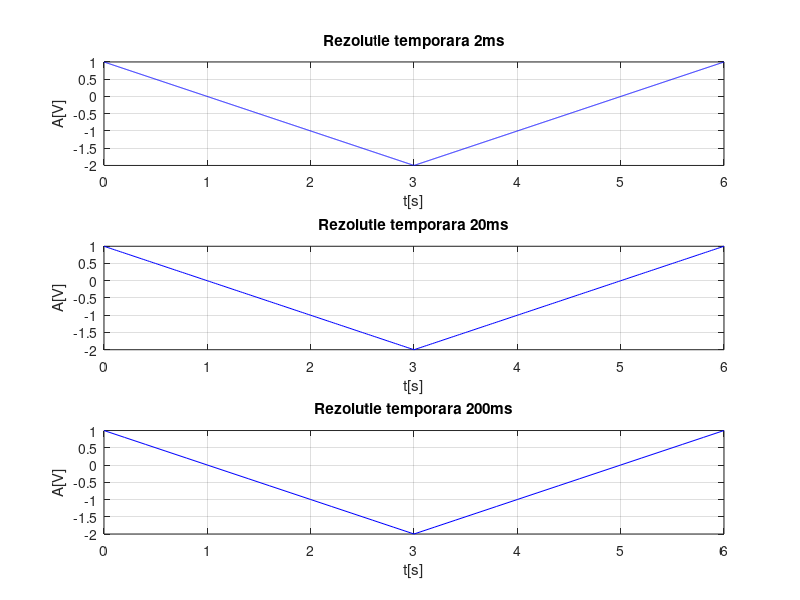

Here is the MATLAB script that generated this plot:
x = 0: 0.002: 3;
y = -x+1;
subplot(3,1,1)
plot(x, y, 'b')
hold on
x =3:0.002:6;
y = x-5;
plot(x,y,'b'),grid,xlabel('t[s]'),ylabel('A[V]')
title('Rezolutie temporara 2ms');

x = 0:0.02:3;
y = -x+1;
subplot(3,1,2)
plot(x,y,'b')
hold on
x =3:0.02:6;
y = x-5;
plot(x,y,'b'),grid,xlabel('t[s]'),ylabel('A[V]')
title('Rezolutie temporara 20ms');

x = 0: 0.2: 3;
y = -x+1;
subplot(3,1,3)
plot(x, y, 'b')
hold on
x =3:0.2:6;
y = x-5;
plot(x,y,'b'),grid,xlabel('t[s]'),ylabel('A[V]')
title('Rezolutie temporara 200ms');